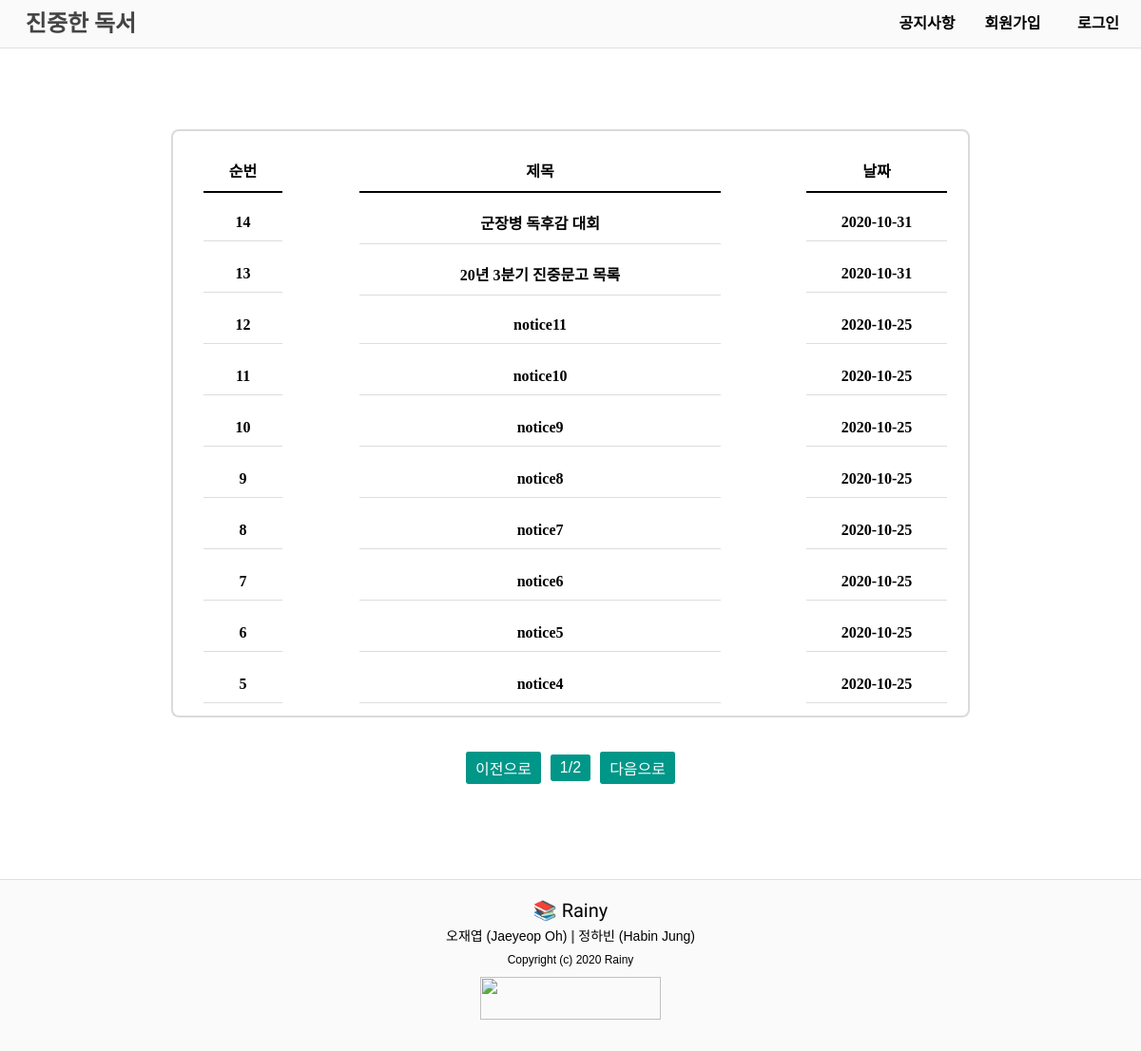
The page /notice/ on the database its author committed.
### notice/models.py (models this page shows, shortened)
class Notice(models.Model):
    title = models.CharField(max_length=200)
    text = models.TextField()
    pub_date = models.DateTimeField('date published')

### notice/views.py (the view)
# urls.py: path('', views.notice, name='notice'),
def notice(request):
    notice_all = Notice.objects.all().order_by('-pub_date')
    page = int(request.GET.get('p', 1))
    paginator = Paginator(notice_all, 10)
    notices = paginator.get_page(page)
    return render(request, "notice.html", {"notices":notices})

### notice/templates/notice.html (shortened to what this page needs)
{% load staticfiles %}
<!DOCTYPE html>
<html lang="en">
<head>
    <link rel="stylesheet" href="{% static 'notice/css/style.css' %}">
    <link rel="stylesheet" href="{% static 'css/nav.css' %}">
    <link rel="stylesheet" href="{% static 'css/bt.css' %}">
    <link rel="stylesheet" href="{% static 'css/footer.css' %}">
</head>
<body>
    <header>
        <nav>
            <ul>
                <li><a class="menu-title" href="{% url 'main' %}">진중한 독서</a></li>
                {% if user.is_authenticated %}
                    <li><a class="menu-right" href="javascript:{document.getElementById('logout').submit()}">로그아웃</a></li>
                    <li><a class="menu-right" href="{% url 'notice' %}">공지사항</a></li>
                    <li><a class="menu-right" href="{% url 'users' %}">마이페이지</a></li>
                    <li><a class="menu-user">{{user.username}} 님, 안녕하세요!</a></li>
                    <form id="logout" method="POST" action="{% url 'logout' %}">
                        {% csrf_token %}
                        <input type="hidden">
                    </form>
                {% else %}
                    <li><a class="menu-right" href="{% url 'login' %}">로그인</a></li>
                    <li><a class="menu-right" href="{% url 'signup' %}">회원가입</a></li>
                    <li><a class="menu-right" href="{% url 'notice' %}">공지사항</a></li>
                {% endif %}
            </ul>
        </nav>
    </header>
    <div class="row mt-2">
        <div class="col-12">
            <nav>
                <table class="table table-bordered">
                    <thead>
                        <tr>
                            <th class="notice-header">순번</th>
                            <th class="notice-header">제목</th>
                            <th class="notice-header">날짜</th>
                        </tr>
                    </thead>
                    <tbody>
                        {% for notice in notices %}
                            <tr>
                                <td class="notice-body" id="notice-id">{{notice.id}}</td>
                                <td class="notice-body" id="notice-title"><a href="{% url 'detail_notice' notice.id %}">{{notice.title}}</a></td>
                                <td class="notice-body" id="notice-time">{{notice.pub_date | date:'Y-n-j'}}</td>
                            </tr>
                        {% endfor %}
                    </tbody>
                </table>
                <ul class="pagination justify-content-center">
                    {% if notices.has_previous %}
                    <li class="page-item">
                        <a class="page-link" href="?p={{notices.previous_page_number }}">이전으로</a>
                    </li>
                    {% else %}
                    <li class="page-item disabled">
                        <a class="page-link" href="#">이전으로</a>
                    </li>
                    {% endif %}
                    <li class="page-item-none">
                        <a class="page-link">{{notices.number}}/{{notices.paginator.num_pages}}</a>
                    </li>
                    {% if notices.has_next %}
                    <li class="page-item">
                        <a class="page-link" href="?p={{notices.next_page_number }}">다음으로</a>
                    </li>
                    {% else %}
                    <li class="page-item disabled">
                        <a class="page-link" href="#">다음으로</a>
                    </li>
                    {% endif %}
                </ul>
            </nav>
        </div>
    </div>
    <footer>
        <ul>
            <li><a class="team-name" href="https://github.com/osamhack2020/WEB_HeavyReading_Rainy" target="_blank">&#128218 Rainy</a></li>
            <li>
                <a class="team-member" href="https://github.com/Ohjaeyeop" target="_blank">오재엽 (Jaeyeop Oh)</a>
                <span>|</span>
                <a class="team-member" href="https://github.com/HabiJung" target="_blank">정하빈 (Habin Jung)</a>
            </li>
            <li class="copyright">Copyright (c) 2020 Rainy</li>
        </ul>
        <a href="https://osam.kr" target="_blank"><img id="osam-img" src="{% static 'img/osam.png' %}"></a>
    </footer>
    </body>
</html>

### static/notice/css/style.css (style rules this page uses)
a { text-decoration: none; color: black; }
.table { width: 70%; margin: 3% auto; border: 2px solid #dadada; border-radius: .5em; }
.notice-header { height: 50px; padding-top: 20px; padding-left: 20px; }
.notice-header::after { content: ""; display: block; width: 80%; border-bottom: 2px solid #000000; margin: 10px auto 0 auto; }
.notice-body { height: 50px; text-align: center; font-weight: bold; padding-left: 20px; }
.notice-body::after { content: ""; display: block; width: 80%; border-collapse: collapse; border-bottom: 1px solid #dddddd; margin: 10px auto 0 auto; }
#notice-id { width: 15%; }
#notice-title { width: 60%; margin: auto; }
.pagination { display: flex; align-items: center; justify-content: center; list-style: none; margin: 0 auto; margin-bottom: 3%; padding-left: 0; border-radius: 0.25rem; }

### static/css/nav.css (style rules this page uses)
body { margin: 0; padding: 0; padding-top: 100px; }
header { margin: 0; padding: 0; height: 50px; background-color: #FAFAFA; border-bottom: 1px solid #E0E0E0; position: fixed; top: 0; left: 0; right: 0; z-index: 1; }
header nav ul { margin: 0; padding: 0; user-select: none; }
header li { list-style: none; line-height: 50px; vertical-align: middle; text-align: center; }
header .menu-title { float: left; display: block; text-decoration: none; width: 170px; color: #000000; font-family: 'Gugi', cursive; font-size: 24px; font-weight: bold; }
header .menu-right { float: right; display: block; text-decoration: none; width: 90px; color: #000000; font-family: 'Noto Sans KR', sans-serif; font-size: 16px; font-weight: bold; }

### static/css/bt.css (style rules this page uses)
.page-item { text-align: center; vertical-align: middle; margin: 0 5px; padding: 5px 10px; display: list-item; background-color: #009688; border-style: none; border-radius: 0.15rem; cursor: pointer; }
.page-item > a { font-family: 'Noto Sans KR', sans-serif; font-size: 16px; color: #FFFFFF; }
.page-item-none { text-align: center; vertical-align: middle; margin: 0 5px; padding: 5px 10px; display: list-item; background-color: #009688; border-style: none; border-radius: 0.15rem; user-select: none; }
.page-item-none > a { font-family: 'Noto Sans KR', sans-serif; font-size: 16px; color: #FFFFFF; }

### static/css/footer.css (style rules this page uses)
footer { margin: 0; padding: 0; position: relative; margin-top: 100px; width: 100%; height: 180px; text-align: center; background-color: #FAFAFA; border-top: 1px solid #E0E0E0; }
footer ul { margin: 0; padding: 0; margin-top: 20px; user-select: none; }
footer li { list-style: none; line-height: 25px; vertical-align: middle; text-align: center; }
footer span { color: #555555; font-family: 'Noto Sans KR', sans-serif; font-size: 14px; font-weight: bold; }
.team-name { color: #000000; font-family: 'Gugi', cursive; font-size: 20px; }
.team-member { color: #000000; font-family: 'Noto Sans KR', sans-serif; font-size: 14px; }
.copyright { color: #000000; font-family: 'Noto Sans KR', sans-serif; font-size: 12px; }
#osam-img { margin: auto; margin-top: 5px; margin-bottom: 20px; width: 190px; height: 45px; }

### rows shown on the page
Notice: id "14", title "군장병 독후감 대회", pub_date "2020-10-31"
Notice: id "13", title "20년 3분기 진중문고 목록", pub_date "2020-10-31"
Notice: id "12", title "notice11", pub_date "2020-10-25"
Notice: id "11", title "notice10", pub_date "2020-10-25"
Notice: id "10", title "notice9", pub_date "2020-10-25"
Notice: id "9", title "notice8", pub_date "2020-10-25"
Notice: id "8", title "notice7", pub_date "2020-10-25"
Notice: id "7", title "notice6", pub_date "2020-10-25"
Notice: id "6", title "notice5", pub_date "2020-10-25"
Notice: id "5", title "notice4", pub_date "2020-10-25"

### other values the page prints
{{ notices.number }} "1"
{{ notices.paginator.num_pages }} "2"
